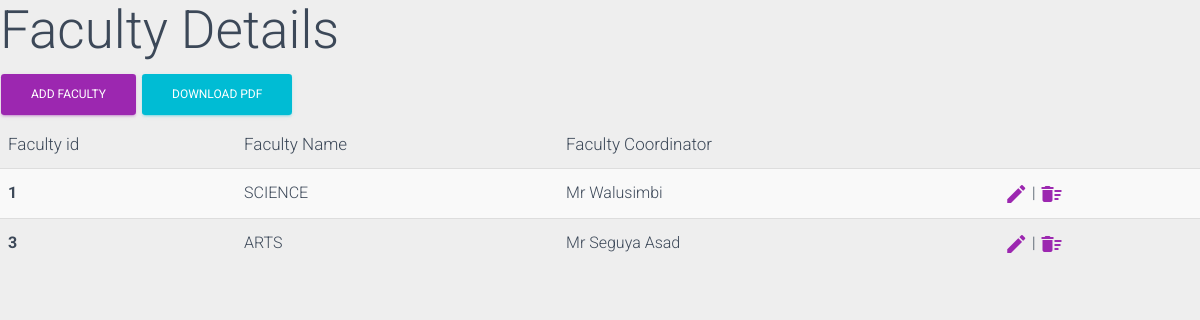
The app's page /faculty/add_faculty/ (signed in), older data.
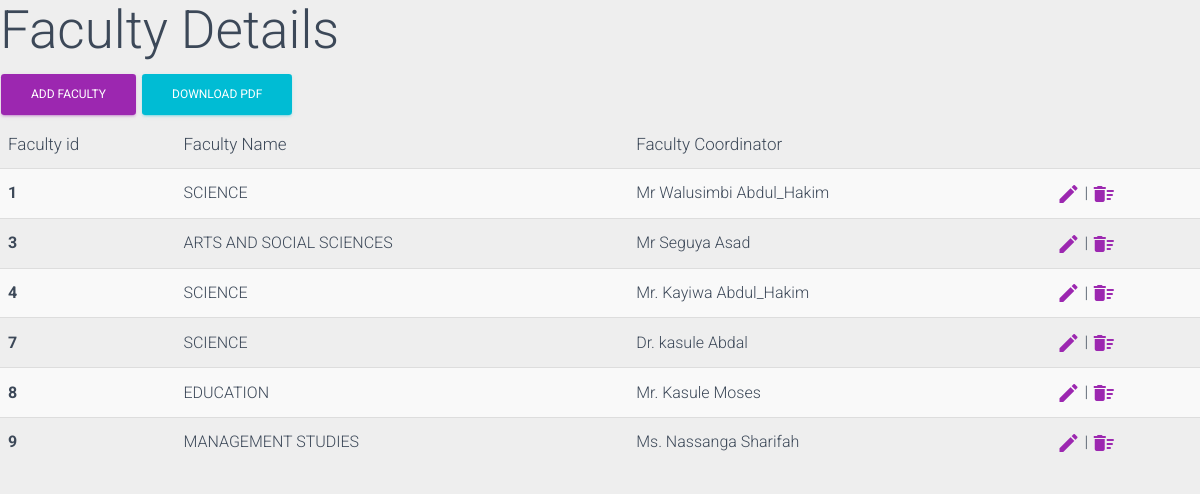
The same page, newer data.
### exam/models.py (models this page shows, shortened)
class Faculty(models.Model):
    Faculty_Name = models.CharField(max_length=200)
    Faculty_Coordinator = models.CharField(max_length=100)

### exam/views.py (the view)
# urls.py: path('faculty/add_faculty/', add_faculty_view, name="add_faculty_page"),
@login_required
def add_faculty_view(request):
    message =""
    if request.method == "POST":
        faculty_form = FacultyForm(request.POST)
        if faculty_form.is_valid():
            faculty_form.save()
            message="Faculty Added Successfully"
    else:
        faculty_form = FacultyForm()
    messages.success(request, message)
    faculty = Faculty.objects.all()
    context ={
        'form':faculty_form,
        'msg':message,
        'faculty':faculty,
    }
    return render(request, "faculty/add_faculty.html", context)

### exam/templates/faculty/add_faculty.html (shortened to what this page needs)
<!DOCTYPE html>
<html lang="en">
<head>
    {% load crispy_forms_tags %}
    <link rel="stylesheet" href="https://maxcdn.bootstrapcdn.com/font-awesome/latest/css/font-awesome.min.css">
    <link href="/static/assets/css/material-dashboard.css?v=2.1.2" rel="stylesheet" />
</head>
<body>
    <h1>Faculty Details</h1>
    <button type="button" class="btn btn-primary" data-toggle="modal" data-target="#exampleModal">
        ADD FACULTY
    </button>
    <a href="{% url 'faculty_pdf_page' %}">
        <button class="btn btn-info">Download Pdf</button>
    </a>
    <table class="table table-striped">
        <thead>
            <th scope="col">Faculty id</th>
            <th scope="col">Faculty Name</th>
            <th scope="col">Faculty Coordinator</th>
        </thead>
        <tbody>
            {% for faculty in faculty %}
                <tr>
                    <th scope="row">{{faculty.id}}</th>
                    <td>{{faculty.Faculty_Name}}</td>
                    <td>{{faculty.Faculty_Coordinator}}</td>
                    <td>
                        <a href="{% url 'edit_faculty_page' faculty.id %}">
                            <i class="material-icons">edit</i>
                        </a> |
                        <a href="{% url 'delete_faculty_page' faculty.id %}"
                            onclick="return confirm('Press OK to delete this Faculty')">
                            <i class="material-icons">delete_sweep</i>
                        </a>
                    </td>
                </tr>
            {% endfor %}
        </tbody>
    </table>
</body>
</html>

Row changes from the older to the newer data that the page shows:
changed Faculty id 1: Faculty_Coordinator "Mr Walusimbi" → "Mr Walusimbi Abdul_Hakim"
changed Faculty "Mr Seguya Asad": Faculty_Name "ARTS" → "ARTS AND SOCIAL SCIENCES"
added Faculty: id "4", Faculty_Name "SCIENCE", Faculty_Coordinator "Mr. Kayiwa Abdul_Hakim"
added Faculty: id "7", Faculty_Name "SCIENCE", Faculty_Coordinator "Dr. kasule Abdal"
added Faculty: id "8", Faculty_Name "EDUCATION", Faculty_Coordinator "Mr. Kasule Moses"
added Faculty: id "9", Faculty_Name "MANAGEMENT STUDIES", Faculty_Coordinator "Ms. Nassanga Sharifah"
